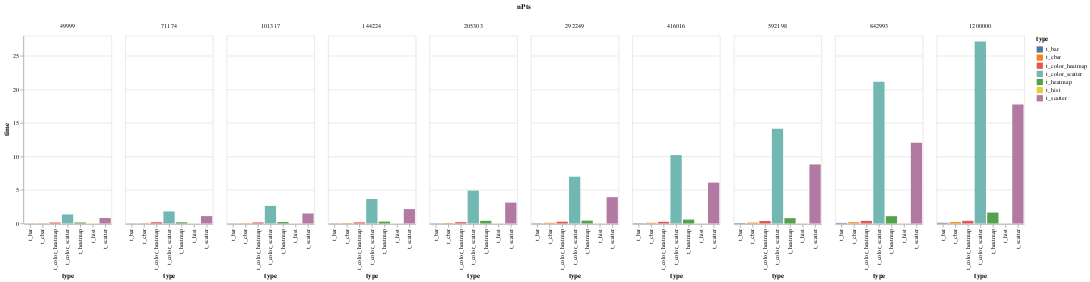

Notebook source saved alongside this figure:
### Code cell
alt.Chart(pdf).mark_bar().encode(
    x = "type:N",
    y = "time",
    color = "type:N",
    column = "nPts"
)

### Figure 1 — Vega-Lite specification as saved in the notebook (floating-point values rounded to 4 significant figures)
{"config": {"view": {"continuousWidth": 400, "continuousHeight": 300}}, "data": {"name": "data-e874d42caff820799f2b7e663a716ad1"}, "mark": "bar", "encoding": {"color": {"type": "nominal", "field": "type"}, "column": {"type": "quantitative", "field": "nPts"}, "x": {"type": "nominal", "field": "type"}, "y": {"type": "quantitative", "field": "time"}}, "$schema": "https://vega.github.io/schema/vega-lite/v4.8.1.json", "datasets": {"data-e874d42caff820799f2b7e663a716ad1": [{"nPts": 49999, "type": "t_heatmap", "time": 0.1512}, {"nPts": 71174, "type": "t_heatmap", "time": 0.1812}, {"nPts": 101317, "type": "t_heatmap", "time": 0.2179}, {"nPts": 144224, "type": "t_heatmap", "time": 0.2788}, {"nPts": 205303, "type": "t_heatmap", "time": 0.3973}, {"nPts": 292249, "type": "t_heatmap", "time": 0.4233}, {"nPts": 416016, "type": "t_heatmap", "time": 0.5803}, {"nPts": 592198, "type": "t_heatmap", "time": 0.7928}, {"nPts": 842993, "type": "t_heatmap", "time": 1.088}, {"nPts": 1200000, "type": "t_heatmap", "time": 1.624}, {"nPts": 49999, "type": "t_color_heatmap", "time": 0.1424}, {"nPts": 71174, "type": "t_color_heatmap", "time": 0.1887}, {"nPts": 101317, "type": "t_color_heatmap", "time": 0.1567}, {"nPts": 144224, "type": "t_color_heatmap", "time": 0.1674}, {"nPts": 205303, "type": "t_color_heatmap", "time": 0.199}, {"nPts": 292249, "type": "t_color_heatmap", "time": 0.2701}, {"nPts": 416016, "type": "t_color_heatmap", "time": 0.2534}, {"nPts": 592198, "type": "t_color_heatmap", "time": 0.3718}, {"nPts": 842993, "type": "t_color_heatmap", "time": 0.3831}, {"nPts": 1200000, "type": "t_color_heatmap", "time": 0.3932}, {"nPts": 49999, "type": "t_bar", "time": 0.01941}, {"nPts": 71174, "type": "t_bar", "time": 0.02619}, {"nPts": 101317, "type": "t_bar", "time": 0.02469}, {"nPts": 144224, "type": "t_bar", "time": 0.02969}, {"nPts": 205303, "type": "t_bar", "time": 0.03472}, {"nPts": 292249, "type": "t_bar", "time": 0.04174}, {"nPts": 416016, "type": "t_bar", "time": 0.04706}, {"nPts": 592198, "type": "t_bar", "time": 0.06676}, {"nPts": 842993, "type": "t_bar", "time": 0.08261}, {"nPts": 1200000, "type": "t_bar", "time": 0.1007}, {"nPts": 49999, "type": "t_cbar", "time": 0.04186}, {"nPts": 71174, "type": "t_cbar", "time": 0.05097}, {"nPts": 101317, "type": "t_cbar", "time": 0.05209}, {"nPts": 144224, "type": "t_cbar", "time": 0.06105}, {"nPts": 205303, "type": "t_cbar", "time": 0.07505}, {"nPts": 292249, "type": "t_cbar", "time": 0.09924}, {"nPts": 416016, "type": "t_cbar", "time": 0.1039}, {"nPts": 592198, "type": "t_cbar", "time": 0.1304}, {"nPts": 842993, "type": "t_cbar", "time": 0.1814}, {"nPts": 1200000, "type": "t_cbar", "time": 0.207}, {"nPts": 49999, "type": "t_hist", "time": 0.01846}, {"nPts": 71174, "type": "t_hist", "time": 0.01814}, {"nPts": 101317, "type": "t_hist", "time": 0.01875}, {"nPts": 144224, "type": "t_hist", "time": 0.01876}, {"nPts": 205303, "type": "t_hist", "time": 0.02435}, {"nPts": 292249, "type": "t_hist", "time": 0.02537}, {"nPts": 416016, "type": "t_hist", "time": 0.0253}, {"nPts": 592198, "type": "t_hist", "time": 0.02823}, {"nPts": 842993, "type": "t_hist", "time": 0.02903}, {"nPts": 1200000, "type": "t_hist", "time": 0.03478}, {"nPts": 49999, "type": "t_scatter", "time": 0.8179}, {"nPts": 71174, "type": "t_scatter", "time": 1.098}, {"nPts": 101317, "type": "t_scatter", "time": 1.488}, {"nPts": 144224, "type": "t_scatter", "time": 2.146}, {"nPts": 205303, "type": "t_scatter", "time": 3.112}, {"nPts": 292249, "type": "t_scatter", "time": 3.924}, {"nPts": 416016, "type": "t_scatter", "time": 6.097}, {"nPts": 592198, "type": "t_scatter", "time": 8.803}, {"nPts": 842993, "type": "t_scatter", "time": 12.05}, {"nPts": 1200000, "type": "t_scatter", "time": 17.74}, {"nPts": 49999, "type": "t_color_scatter", "time": 1.347}, {"nPts": 71174, "type": "t_color_scatter", "time": 1.795}, {"nPts": 101317, "type": "t_color_scatter", "time": 2.627}, {"nPts": 144224, "type": "t_color_scatter", "time": 3.646}, {"nPts": 205303, "type": "t_color_scatter", "time": 4.902}, {"nPts": 292249, "type": "t_color_scatter", "time": 6.974}, {"nPts": 416016, "type": "t_color_scatter", "time": 10.2}, {"nPts": 592198, "type": "t_color_scatter", "time": 14.13}, {"nPts": 842993, "type": "t_color_scatter", "time": 21.14}, {"nPts": 1200000, "type": "t_color_scatter", "time": 27.13}]}}
